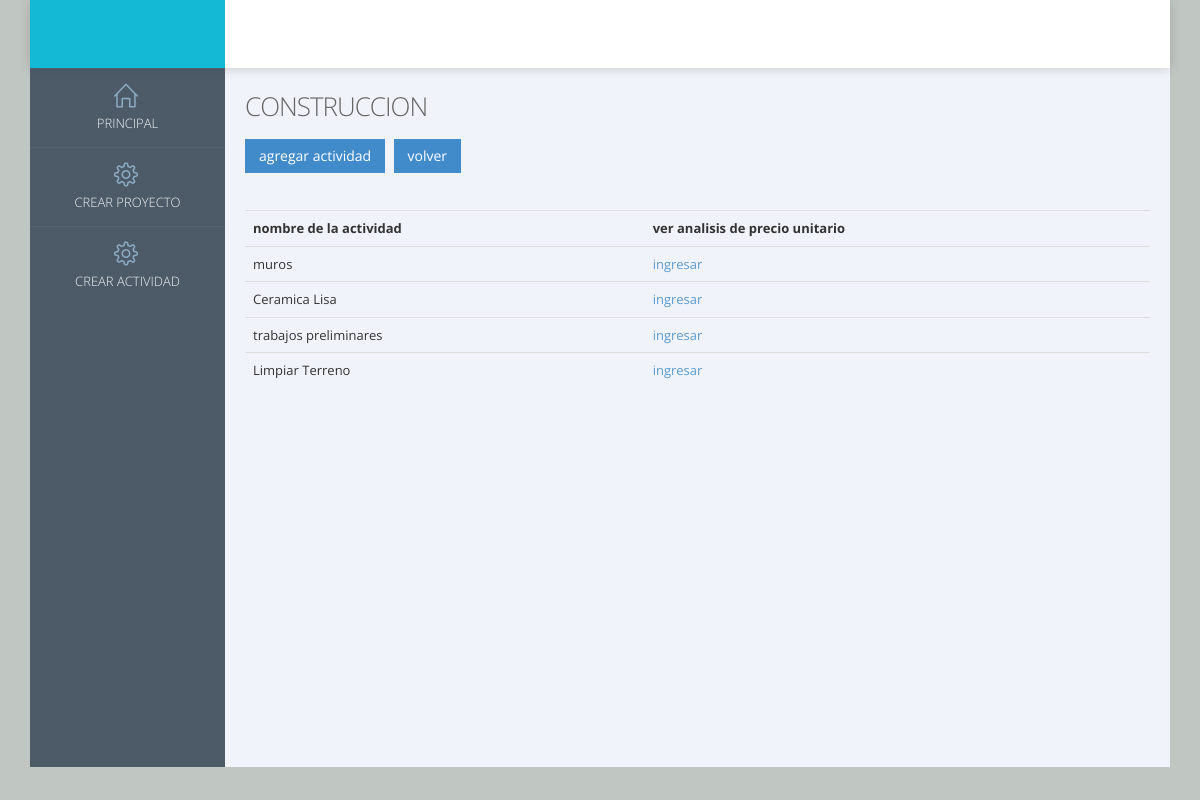
Screenshot of /presentacion/gestionarActividadP.php?id=9 with the database file from the repository.
### tables this page shows
CREATE TABLE IF NOT EXISTS `item` (
  `id` int(11) NOT NULL AUTO_INCREMENT,
  `idProyecto` int(11) NOT NULL,
  `idActividad` int(11) NOT NULL,
  `cantidad` int(11) NOT NULL,
  `PParcial` float NOT NULL,
  PRIMARY KEY (`id`)
);

CREATE TABLE IF NOT EXISTS `actividad` (
  `id` int(11) NOT NULL AUTO_INCREMENT,
  `tipo` varchar(100) NOT NULL,
  `nombre` varchar(100) NOT NULL,
  `unidad` varchar(10) NOT NULL,
  PRIMARY KEY (`id`)
);

### conexion/conexion.php (called while the page is built, shortened)
<?php
	class conexion{
		var $con=NULL;
		private static $conexion;
		public function __construct(){
			$this->con=mysql_connect("localhost","root");
		}
		public static function getConexion(){
			if (  !self::$conexion instanceof self){
		        self::$conexion = new self;
		    }
		    return self::$conexion;
		}
		public function consulta($query){
			return $q = mysql_query($query,$this->con);
		}
	};
?>

### negocio/itemN.php (called while the page is built, shortened)
<?php
	require_once("../datos/itemD.php");
	class ItemN{
		private $itemD;
		public function __construct(){
			$this->itemD = new ItemD();
		}
		public function listaItem_IdProyecto($idProyecto){
			$lista=$this->itemD->listarItem_IdProyecto($idProyecto);
			return $lista;
		}
	};
?>

### datos/itemD.php (called while the page is built, shortened)
<?php
	require_once("../conexion/conexion.php");
	class ItemD{
		var $conexion;
		public function __construct(){
			$this->conexion=conexion::getConexion();
		}
		public function listarItem_IdProyecto($idProyecto){
			$query='select * from item where idProyecto='.$idProyecto;
			$resultado=$this->conexion->consulta($query);
			$items=array();
			if($resultado!=NULL){
				if(mysql_fetch_row($resultado)>0){
					$i=0;
					$resultado=$this->conexion->consulta($query);
					while ($res=mysql_fetch_array($resultado)) {
						$items[$i]=array('id'=>$res['id'],'idProyecto'=>$res['idProyecto'],'idActividad'=>$res['idActividad'],'cantidad'=>$res['cantidad'],'PParcial'=>$res['PParcial']);
						$i=$i+1;
					}
				}
			}
			return $items;
		}
	};
 ?>

### negocio/actividadN.php (called while the page is built, shortened)
<?php
	require_once("../datos/actividadD.php");
	class ActividadN{
		private $actividadD;
		public function __construct(){
			$this->actividadD = new ActividadD();
		}
		public function obtenerNombre_IdActividad($idActividad){
			return $this->actividadD->obtenerNombre_IdActividad($idActividad);
		}
	};
?>

### datos/actividadD.php (called while the page is built, shortened)
<?php
	require_once("../conexion/conexion.php");
	class ActividadD{
		var $conexion;
		public function __construct(){
			$this->conexion=conexion::getConexion();
		}
		public function obtenerNombre_IdActividad($idActividad){
			$query='select nombre from actividad where id='.$idActividad;
			$resultado=$this->conexion->consulta($query);
			if($resultado!=NULL){
				if(mysql_fetch_row($resultado)>0){
					$resultado=$this->conexion->consulta($query);
					while ($res=mysql_fetch_array($resultado)) {
						$nombre=$res['nombre'];
					}
				}
			}
			return $nombre;
		}
	};
 ?>

### presentacion/gestionarActividadP.php (the view)
<?php
	include_once("head.php");
	?>
	<a class="btn btn-primary" href="crearItem.php?idProyecto=<?php echo $_REQUEST['id']; ?>">agregar actividad</a>
	<a class="btn btn-primary" href="gestionarProyectoP.php?id=<?php echo $_REQUEST['id']; ?>">volver</a><br><br><br>
<table id="actividades" class="table">
	<tr>
		<th>nombre de la actividad</th>
		<th>ver analisis de precio unitario</th>
	</tr>
		<?php
			require_once("../negocio/itemN.php");
			$itemN=new ItemN();
			require_once("../negocio/actividadN.php");
			$actividadN=new ActividadN();
			$items=$itemN->listaItem_IdProyecto($_REQUEST['id']);
			foreach ($items as $item) {
				echo '<tr>';
				echo '<td>'.$actividadN->obtenerNombre_IdActividad($item['idActividad']).'</td>';
				echo '<td><a href="#"> ingresar </a></td>';
				echo '</tr>';
			}
		 ?>
</table>
<?php
	include_once("foot.php");
 ?>

### presentacion/css/Global/grey.css (style rules this page uses)
@media (min-width: 992px) { .page-boxed { background-color: #c0c6c2 !important; } }
body { background-color: #4d5b69; }
body.page-boxed { background-color: #c8cdca; }

### rows the page displays
item: idActividad.nombre "muros"
item: idActividad.nombre "Ceramica Lisa"
item: idActividad.nombre "trabajos preliminares"
item: idActividad.nombre "Limpiar Terreno"
